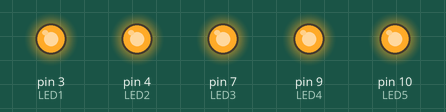
The sketch below on a simulated Arduino Uno, built with avr-gcc and run on an emulated ATmega328P. Shown: output pins drawn as LEDs (lit = HIGH).

Above: at 0.15 s.
At 2.75 s:
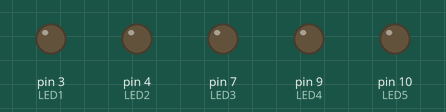
Timing chart, 0 to 3.0 s (numbered marks = the images above):
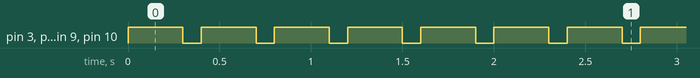

Measured:
- by itself, pin 3 (LED1), pin 4 (LED2), pin 7 (LED3), pin 9 (LED4), pin 10 (LED5): alternates HIGH for 0.30 s and LOW for 0.10 s

The sketch:

Front_Panel_LEDs_TEST.ino
```cpp
#define LED1 3 // yellow
#define LED2 4 // green
#define LED3 7 // blue
#define LED4 9 // red top
#define LED5 10 // red bottom

void setup() {
  // initialize digital pin LED_BUILTIN as an output.
  pinMode(LED1, OUTPUT);
  pinMode(LED2, OUTPUT);
  pinMode(LED3, OUTPUT);
  pinMode(LED4, OUTPUT);
  pinMode(LED5, OUTPUT);
}

// the loop function runs over and over again forever
void loop() {
  digitalWrite(LED1, HIGH);   // turn the LED on (HIGH is the voltage level)
  digitalWrite(LED2, HIGH);
  digitalWrite(LED3, HIGH);
  digitalWrite(LED4, HIGH);
  digitalWrite(LED5, HIGH);
  delay(300);                       // wait for a second
  digitalWrite(LED1, LOW);
  digitalWrite(LED2, LOW);
  digitalWrite(LED3, LOW);
  digitalWrite(LED4, LOW);
  digitalWrite(LED5, LOW);
  delay(100);                       // wait for a second
}
```
